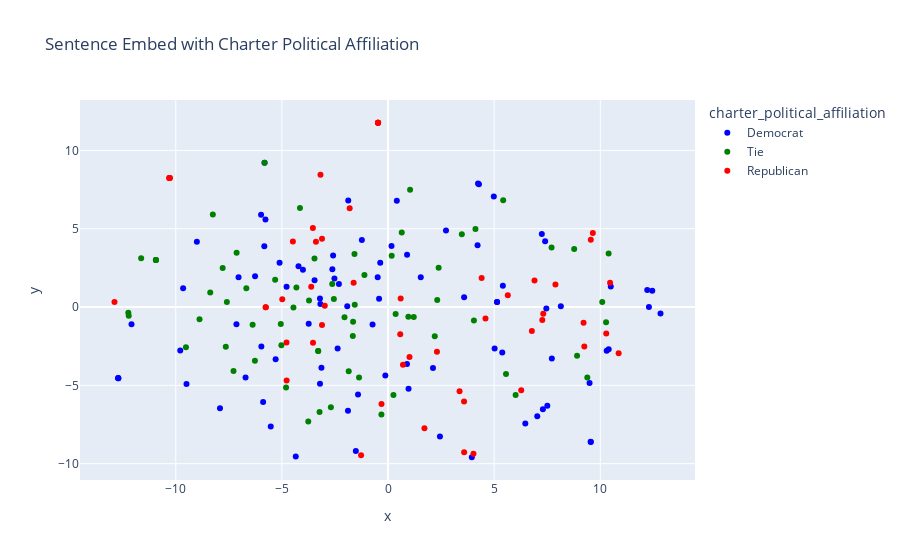

The code cell stored with this chart in its notebook:
### Code cell
fig = px.scatter(df_2d, x='x', y='y',title='Sentence Embed with Charter Political Affiliation', color='charter_political_affiliation', color_discrete_map=color_discrete_map,hover_data=['schoolname', 'district_political_affiliation', 'countydescription'])
fig.show()

### Figure 1 — Plotly figure (JSON) as saved in the notebook; plotly's stock layout.template omitted (floating-point values rounded to 4 significant figures; data arrays with more than 128 entries replaced by an {"elided": "..."} marker saying what was removed)
{"data": [{"customdata": {"elided": "87x3 str values"}, "hovertemplate": "charter_political_affiliation=Democrat<br>x=%{x}<br>y=%{y}<br>schoolname=%{customdata[0]}<br>district_political_affiliation=%{customdata[1]}<br>countydescription=%{customdata[2]}<extra></extra>", "legendgroup": "Democrat", "marker": {"color": "blue", "symbol": "circle"}, "mode": "markers", "name": "Democrat", "orientation": "v", "showlegend": true, "type": "scatter", "x": [-5.968, -5.109, -5.295, -12.09, -5.819, -4.779, -9.006, -3.186, -0.1261, -2.525, -1.516, -3.137, 0.8982, -3.46, -4.009, 5.022, -2.623, -0.367, -5.774, 12.29, 2.447, 1.543, -9.494, 5.382, -6.713, 12.84, 7.247, 3.586, -0.7288, -2.375, -3.737, 4.24, 0.9669, 9.496, 5.135, 5.137, 12.45, -1.874, 6.469, 8.142, -3.206, 7.032, 7.459, -6.264, -3.206, -12.71, -9.653, -0.4212, -12.71, -1.921, 4.984, -5.828, -2.588, 7.718, 7.506, 0.164, -1.232, 0.4145, -4.346, -9.788, -4.217, 5.411, -5.981, -0.4865, 4.284, -2.314, 2.731, -12.71, -7.043, -7.141, 7.296, 10.3, -5.886, -1.887, 9.547, 9.556, 10.4, -1.413, 4.219, 12.21, 2.118, 0.8927, 3.948, -7.918, 7.402, -5.525, 10.5], "xaxis": "x", "y": [-2.515, 2.822, -3.338, -1.103, 9.215, 1.301, 4.164, 0.1985, -4.37, 1.818, -9.188, -3.88, 3.338, 1.714, 2.386, -2.65, 2.42, 2.829, 5.584, 0.000756, -8.27, 1.906, -4.912, -2.908, -4.491, -0.4123, 4.666, 0.6238, -1.121, -2.646, -1.067, 7.886, -5.211, -4.85, 0.3165, 0.3157, 1.046, 6.797, -7.428, 0.05006, 0.5508, -6.974, -0.08476, 1.974, -4.903, -4.544, 1.195, 0.5301, -4.543, 0.05203, 7.055, 3.887, 3.29, -3.289, -6.294, 3.899, 4.283, 6.78, -9.534, -2.778, 2.607, 1.367, 5.887, 1.907, 7.844, 1.471, 4.886, -4.533, 1.899, -1.094, -6.519, -2.785, -6.055, -6.616, -8.599, -8.614, -2.698, -5.587, 3.942, 1.088, -3.888, -3.632, -9.59, -6.464, 4.208, -7.627, 1.308], "yaxis": "y"}, {"customdata": {"elided": "67x3 str values"}, "hovertemplate": "charter_political_affiliation=Tie<br>x=%{x}<br>y=%{y}<br>schoolname=%{customdata[0]}<br>district_political_affiliation=%{customdata[1]}<br>countydescription=%{customdata[2]}<extra></extra>", "legendgroup": "Tie", "marker": {"color": "green", "symbol": "circle"}, "mode": "markers", "name": "Tie", "orientation": "v", "showlegend": true, "type": "scatter", "x": [-4.317, 0.3583, 7.706, -1.852, -3.293, 1.213, -12.24, 1.04, 0.173, -5.318, -3.465, -10.94, -10.94, -10.94, 10.27, -3.227, -0.3114, -5.052, -12.22, -7.134, -5.024, -7.643, -2.051, -8.881, 3.478, -2.629, -3.721, -3.288, -5.814, 2.318, 5.426, -1.111, 5.559, -7.79, -4.457, 2.385, -9.52, -8.253, -6.271, -1.646, -3.757, -6.675, -4.15, 0.958, -1.365, -8.375, -2.552, 4.12, -7.593, -1.58, -1.659, -6.379, -4.804, -1.568, 6.011, 0.6466, 10.09, 0.2555, -2.692, 4.047, 9.389, 10.39, -7.279, 2.202, 8.908, 8.771, -11.63], "xaxis": "x", "y": [1.255, -0.4362, 3.802, -4.102, -2.813, -0.6352, -0.3644, 7.491, 3.27, 1.737, 3.093, 3.002, 3.002, 3.002, -0.9757, -6.693, -6.854, -1.081, -0.5513, 3.463, -2.433, -2.531, -0.6572, -0.7799, 4.644, 1.466, 0.4187, -2.807, 9.207, 0.4506, 6.812, 2.053, -4.277, 2.5, -0.03453, 2.503, -2.571, 5.902, -3.431, -0.9397, -7.3, 1.201, 6.331, -0.6238, -4.497, 0.9284, 0.5102, 4.976, 0.3269, 3.386, -1.854, -1.136, -5.143, 0.1441, -5.618, 4.766, 0.33, -5.609, -6.397, -0.8535, -4.5, 3.416, -4.085, -1.865, -3.104, 3.714, 3.11], "yaxis": "y"}, {"customdata": {"elided": "52x3 str values"}, "hovertemplate": "charter_political_affiliation=Republican<br>x=%{x}<br>y=%{y}<br>schoolname=%{customdata[0]}<br>district_political_affiliation=%{customdata[1]}<br>countydescription=%{customdata[2]}<extra></extra>", "legendgroup": "Republican", "marker": {"color": "red", "symbol": "circle"}, "mode": "markers", "name": "Republican", "orientation": "v", "showlegend": true, "type": "scatter", "x": [5.643, -1.807, 1.717, -3.11, -4.982, 6.777, 6.901, -3.539, -1.62, -4.777, 3.371, -3.111, -4.783, 3.587, 7.315, 7.268, 1.012, 6.275, -3.395, 3.582, -10.31, 4.41, 10.87, -10.3, -2.98, -12.89, 0.5958, 0.5751, -10.27, -4.482, -3.182, -3.618, -5.766, -3.534, -5.757, 9.65, 7.888, -1.27, 4.025, 9.213, -0.3073, 10.46, -0.4691, -0.4691, 10.28, 2.305, -0.4691, 4.591, -0.4691, 0.7042, 9.248, 9.554], "xaxis": "x", "y": [0.7459, 6.304, -7.746, -1.149, 0.4975, -1.525, 1.691, 5.048, 1.553, -4.683, -5.377, 4.357, -2.26, -9.276, -0.4232, -0.8207, -3.181, -5.304, 4.167, -6.029, 8.241, 1.855, -2.956, 8.242, 0.08571, 0.3167, 0.5458, -1.74, 8.233, 4.19, 8.442, 1.292, -0.01385, -2.278, -0.005616, 4.734, 1.439, -9.458, -9.369, -1.009, -6.193, 1.556, 11.77, 11.77, -1.696, -2.853, 11.77, -0.7351, 11.77, -3.68, -2.524, 4.303], "yaxis": "y"}], "layout": {"legend": {"title": {"text": "charter_political_affiliation"}, "tracegroupgap": 0}, "title": {"text": "Sentence Embed with Charter Political Affiliation"}, "xaxis": {"anchor": "y", "domain": [0, 1], "title": {"text": "x"}}, "yaxis": {"anchor": "x", "domain": [0, 1], "title": {"text": "y"}}}}
